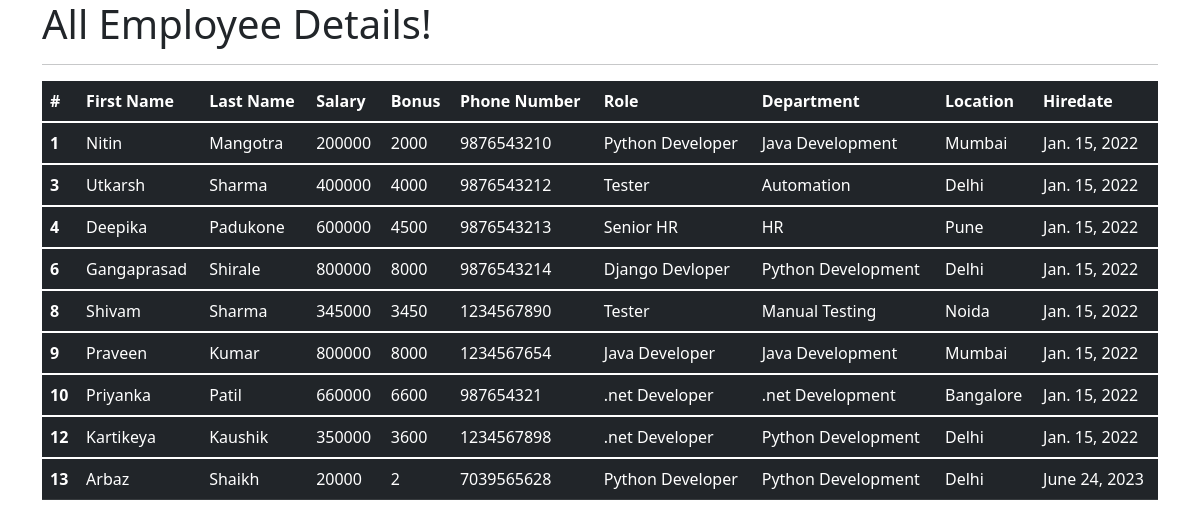
The app's page /all_emp with its own data.
### emp_app/models.py (models this page shows, shortened)
class Employee(models.Model):
    first_name = models.CharField(max_length=100, null=False)
    last_name = models.CharField(max_length=100)
    dept = models.ForeignKey(Department, on_delete=models.CASCADE)
    salary = models.IntegerField(default=0)
    bonus = models.IntegerField(default=0)
    role = models.ForeignKey(Role, on_delete=models.CASCADE)
    phone = models.IntegerField(default=0)
    hire_date = models.DateField()
    def __str__(self):
        return "%s %s %s " %(self.first_name, self.last_name, self.phone)

class Role(models.Model):
    name = models.CharField(max_length=100, null=False)

class Department(models.Model):
    name = models.CharField(max_length=100,null=False)
    location = models.CharField(max_length=100)

### emp_app/views.py (the view)
# urls.py: path('all_emp', views.all_emp, name='all_emp'),
def all_emp(request):
    emps = Employee.objects.all()
    context = {
        'emps': emps
    }
    print(context)
    return render(request, 'view_all_emp.html', context)

### emp_app/templates/view_all_emp.html (shortened to what this page needs)
<!DOCTYPE html>
<html lang="en">
<head>
  <link href="https://cdn.jsdelivr.net/npm/bootstrap@5.1.3/dist/css/bootstrap.min.css" rel="stylesheet">
</head>
  <body>
  <div class="container">
          <h1>All Employee Details!</h1>
      <hr>
     <table class="table table-dark">
  <thead>
    <tr>
      <th scope="col">#</th>
      <th scope="col">First Name</th>
      <th scope="col">Last Name</th>
      <th scope="col">Salary</th>
      <th scope="col">Bonus</th>
      <th scope="col">Phone Number</th>
      <th scope="col">Role</th>
      <th scope="col">Department</th>
      <th scope="col">Location</th>
      <th scope="col">Hiredate</th>
    </tr>
  </thead>
         {% for emp in emps %}
  <tbody>
    <tr>
      <th scope="row">{{emp.id}}</th>
      <td>{{emp.first_name}}</td>
      <td>{{emp.last_name}}</td>
      <td>{{emp.salary}}</td>
      <td>{{emp.bonus}}</td>
      <td>{{emp.phone}}</td>
      <td>{{emp.role.name}}</td>
      <td>{{emp.dept.name}}</td>
      <td>{{emp.dept.location}}</td>
      <td>{{emp.hire_date}}</td>
    </tr>
  </tbody>
         {% endfor %}
</table>
  </div>
  </body>
</html>

### records on screen
Employee: id "1", first_name "Nitin", last_name "Mangotra", salary "200000", bonus "2000", phone "9876543210", role.name "Python Developer", dept.name "Java Development", dept.location "Mumbai", hire_date "Jan. 15, 2022"
Employee: id "3", first_name "Utkarsh", last_name "Sharma", salary "400000", bonus "4000", phone "9876543212", role.name "Tester", dept.name "Automation", dept.location "Delhi", hire_date "Jan. 15, 2022"
Employee: id "4", first_name "Deepika", last_name "Padukone", salary "600000", bonus "4500", phone "9876543213", role.name "Senior HR", dept.name "HR", dept.location "Pune", hire_date "Jan. 15, 2022"
Employee: id "6", first_name "Gangaprasad", last_name "Shirale", salary "800000", bonus "8000", phone "9876543214", role.name "Django Devloper", dept.name "Python Development", dept.location "Delhi", hire_date "Jan. 15, 2022"
Employee: id "8", first_name "Shivam", last_name "Sharma", salary "345000", bonus "3450", phone "1234567890", role.name "Tester", dept.name "Manual Testing", dept.location "Noida", hire_date "Jan. 15, 2022"
Employee: id "9", first_name "Praveen", last_name "Kumar", salary "800000", bonus "8000", phone "1234567654", role.name "Java Developer", dept.name "Java Development", dept.location "Mumbai", hire_date "Jan. 15, 2022"
Employee: id "10", first_name "Priyanka", last_name "Patil", salary "660000", bonus "6600", phone "987654321", role.name ".net Developer", dept.name ".net Development", dept.location "Bangalore", hire_date "Jan. 15, 2022"
Employee: id "12", first_name "Kartikeya", last_name "Kaushik", salary "350000", bonus "3600", phone "1234567898", role.name ".net Developer", dept.name "Python Development", dept.location "Delhi", hire_date "Jan. 15, 2022"
Employee: id "13", first_name "Arbaz", last_name "Shaikh", salary "20000", bonus "2", phone "7039565628", role.name "Python Developer", dept.name "Python Development", dept.location "Delhi", hire_date "June 24, 2023"
